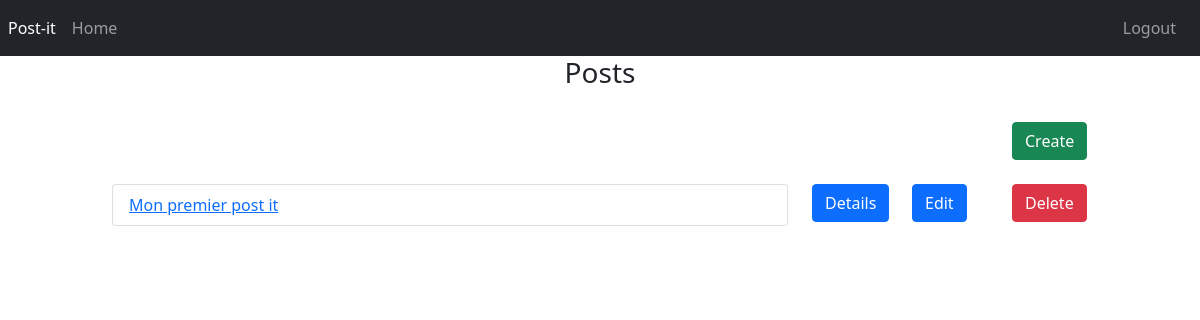
The app's page /home/ (signed in), older data.
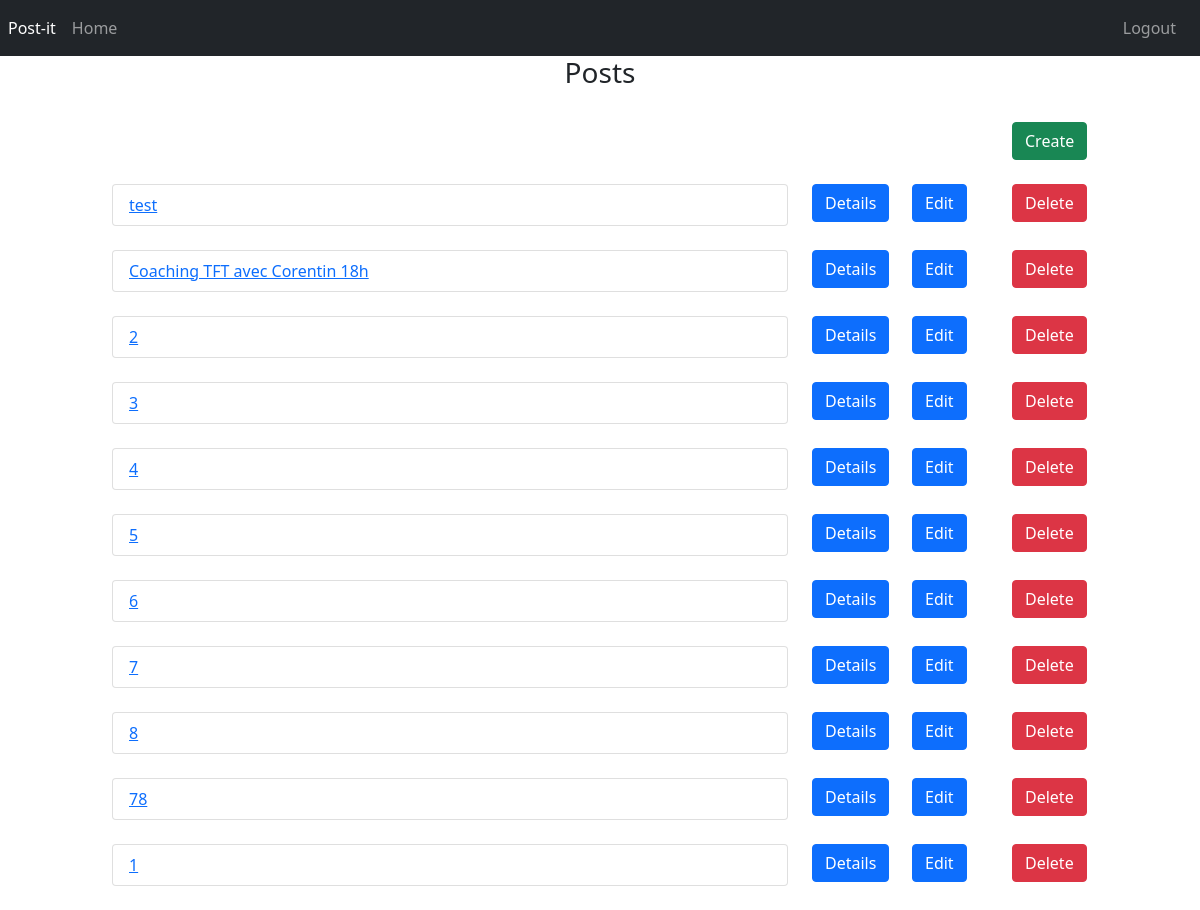
The same page, newer data.
### app/models.py (models this page shows, shortened)
class Post(models.Model):
    title = models.CharField(max_length=120, help_text='Post title')
    message = models.TextField(help_text='Description')
    author = models.ForeignKey(Person, on_delete=models.CASCADE, default=1)

### app/views.py (the view)
# urls.py: path('home/', views.BoardView.as_view(), name='index'),
class BoardView(ListView):
    template_name = 'allposts.html'
    context_object_name = 'post_list'
    def get_queryset(self):
        user = self.request.user
        query = Person.objects.filter(user=user)
        return Post.objects.filter(author__in=query)

### templates/allposts.html (shortened to what this page needs)
{% extends 'base.html' %}
{% load static %}
{% block content %}
    <div class="container-fluid">
        <div class="row">
            <div class="col-md-1 col-xs-1 col-sm-1"></div>
            <div  class="col-md-10 col-xs-10 col-sm-10">
                <h3 class="round3" style="text-align:center;">Posts</h3>
            </div>
            <div class="col-md-1 col-xs-1 col-sm-1"></div>
        </div>
        <div class="row">
            <div class="col-md-10 col-xs-10 col-sm-10"></div>
            <div class="col-md-2 col-xs-1 col-sm-1">
                <br/>
                <a href="{% url 'create' %}">
                    <button type="button" class="btn btn-success">Create</button>
                </a>
            </div>
        </div>
        <br/>
        {% for post in post_list %}
            <div class="row">
                <div class="col-md-1 col-xs-1 col-sm-1"></div>
                <div class="col-md-7 col-xs-7 col-sm-7">
                    <ul class="list-group">
                        <li class="list-group-item ">
                            <a href="{% url 'detail' post.pk %}">{{ post.title }}</a>
                        </li>
                    </ul>
                    <br>
                </div>
                <div class="col-md-1 col-xs-1 col-sm-1">
                    <a href="{% url 'detail' post.pk %}">
                        <button type="button" class="btn btn-primary">Details</button>
                    </a>
                </div>
                <div class="col-md-1">
                    <a href="{% url 'edit' post.pk %}">
                        <button type="button" class="btn btn-primary" >Edit</button>
                    </a>
                </div>
                <div class="col-md-1">
                    <a href="{% url 'delete' post.pk %}">
                        <button type="button" class="btn btn-danger">Delete</button>
                    </a>
                </div>
                <div class="col-md-1 col-xs-1 col-sm-1"></div>
            </div>
        {% endfor %}
    </div>
{% endblock %}

### templates/base.html (shortened to what this page needs)
{% load static %}
<!DOCTYPE html>
<html lang="fr">
<head>
    <link href="https://cdn.jsdelivr.net/npm/bootstrap@5.0.0-beta2/dist/css/bootstrap.min.css" rel="stylesheet"
>
    <link rel="stylesheet" href="{% static 'css/style.css' %}">
</head>
<body>
<nav class="navbar navbar-expand navbar-dark bg-dark">
    {% if not user.is_authenticated %}
        <ul class="navbar-nav mr-auto ms-3">
            <a class="nav-link" href="{% url 'login' %}"> Login </a>
            <a class="nav-link " href="{% url 'register' %}"> Register </a>
        </ul>
    {% else %}
        <div class="collapse navbar-collapse" id="navbarsExample02">
            <ul class="navbar-nav mr-auto">
                <li class="nav-item active">
                    <a class="nav-link active" href="{% url "index" %}">Post-it</a>
                </li>
                <li class="nav-item">
                    <a class="nav-link" href="{% url "index" %}">Home</a>
                </li>
            </ul>
        </div>
        <ul class="navbar-nav me-3">
            <li class="nav-item active">
                <a class="nav-link" href="{% url 'logout' %}"> Logout </a>
            </li>
        </ul>
    {% endif %}
</nav>
{% block content %}
{% endblock %}
</body>
</html>

### static/css/style.css (style rules this page uses)
html, body { height: 100%; }

Row changes from the older to the newer data that the page shows:
removed Post: title "Mon premier post it"
added Post: title "test"
added Post: title "Coaching TFT avec Corentin 18h"
added Post: title "2"
added Post: title "3"
added Post: title "4"
added Post: title "5"
added Post: title "6"
added Post: title "7"
added Post: title "8"
added Post: title "78"
added Post: title "1"
